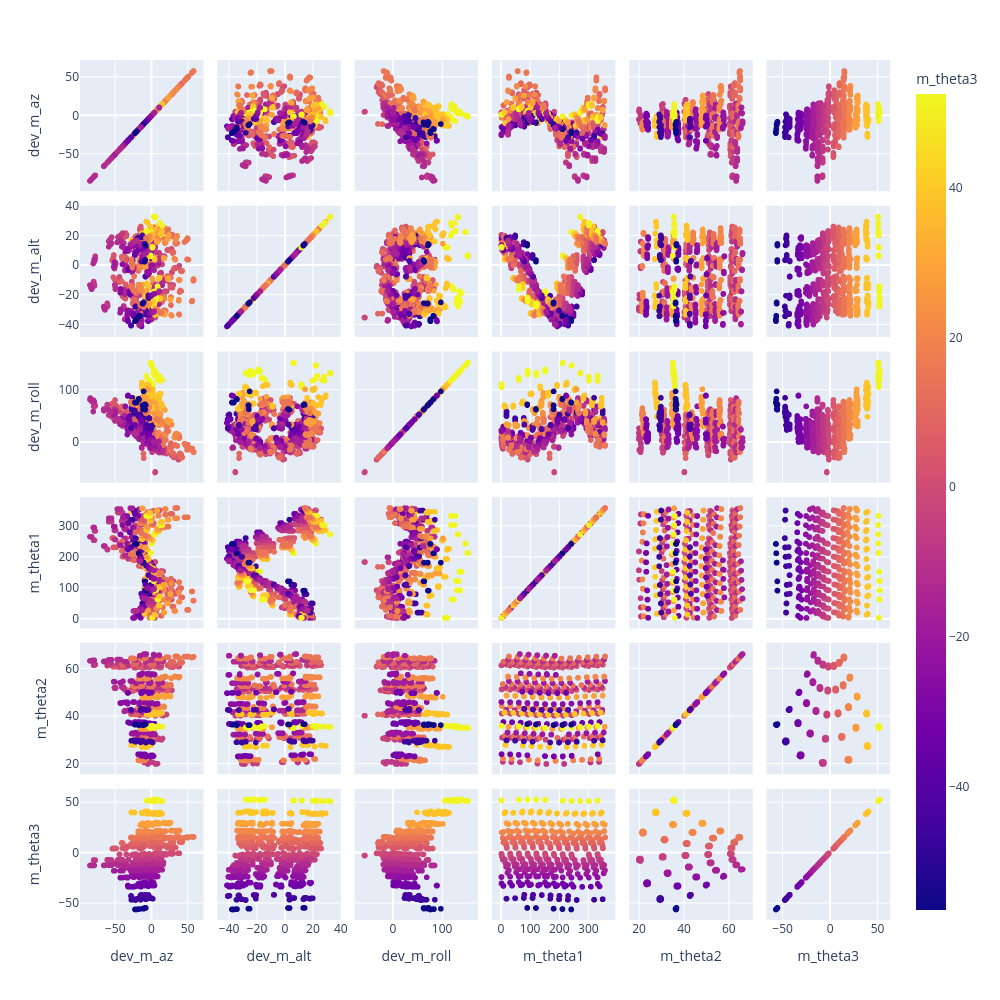

Notebook code cell kept with this figure:
### Markdown cell above
# Sky Space Residuals - MODEL + QUEST

### Code cell
fig = px.scatter_matrix(d, dimensions=["dev_m_az", "dev_m_alt", "dev_m_roll", "m_theta1", "m_theta2", "m_theta3"], color="m_theta3",
                        hover_data=[ "p_az", "p_alt", "p_roll", "filename",])
fig.update_layout(height=1000,width=1000 )
fig.show()

### Figure 1 — Plotly figure (JSON) as saved in the notebook; plotly's stock layout.template omitted (floating-point values rounded to 4 significant figures; data arrays with more than 128 entries replaced by an {"elided": "..."} marker saying what was removed)
{"data": [{"customdata": {"elided": "1732x4 mixed values"}, "dimensions": [{"axis": {"matches": true}, "label": "dev_m_az", "values": {"elided": "1732 float values"}}, {"axis": {"matches": true}, "label": "dev_m_alt", "values": {"elided": "1732 float values"}}, {"axis": {"matches": true}, "label": "dev_m_roll", "values": {"elided": "1732 float values"}}, {"axis": {"matches": true}, "label": "m_theta1", "values": {"elided": "1732 float values"}}, {"axis": {"matches": true}, "label": "m_theta2", "values": {"elided": "1732 float values"}}, {"axis": {"matches": true}, "label": "m_theta3", "values": {"elided": "1732 float values"}}], "hovertemplate": "%{xaxis.title.text}=%{x}<br>%{yaxis.title.text}=%{y}<br>p_az=%{customdata[0]}<br>p_alt=%{customdata[1]}<br>p_roll=%{customdata[2]}<br>filename=%{customdata[3]}<br>m_theta3=%{marker.color}<extra></extra>", "legendgroup": "", "marker": {"color": {"elided": "1732 float values"}, "coloraxis": "coloraxis", "symbol": "circle"}, "name": "", "showlegend": false, "type": "splom"}], "layout": {"coloraxis": {"colorbar": {"title": {"text": "m_theta3"}}, "colorscale": [[0, "#0d0887"], [0.1111, "#46039f"], [0.2222, "#7201a8"], [0.3333, "#9c179e"], [0.4444, "#bd3786"], [0.5556, "#d8576b"], [0.6667, "#ed7953"], [0.7778, "#fb9f3a"], [0.8889, "#fdca26"], [1, "#f0f921"]]}, "dragmode": "select", "height": 1000, "legend": {"tracegroupgap": 0}, "margin": {"t": 60}, "width": 1000}}
